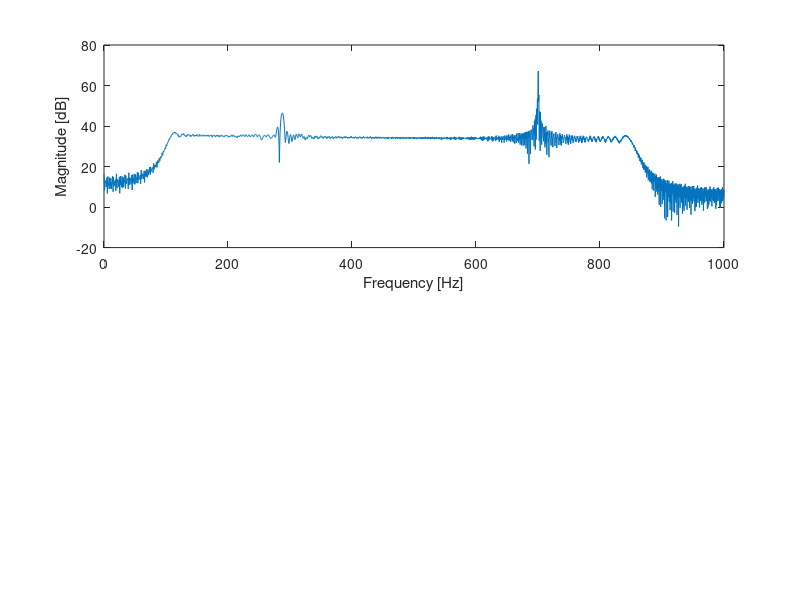
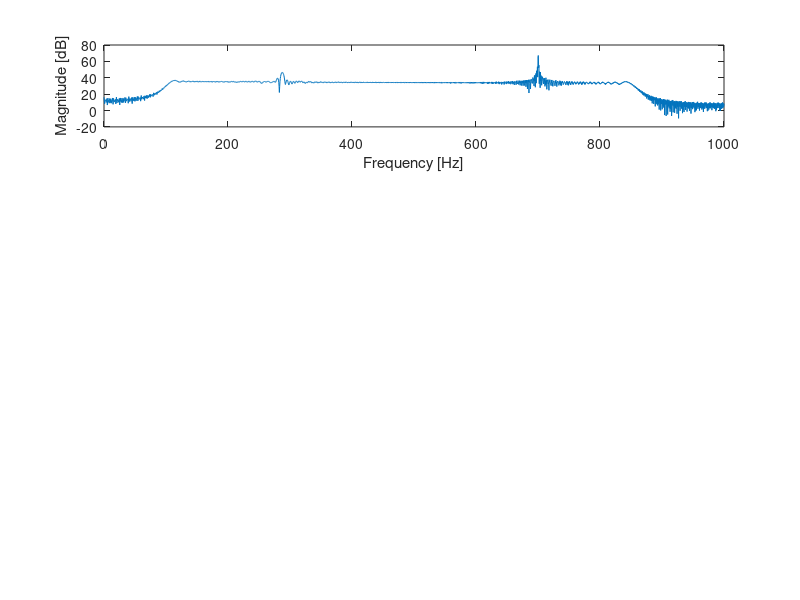

Write MATLAB code to recreate these figures, in order.
% Students:
%  Itay Levi - 203192216 
%  Hagai Kariti - 301781613
%% Clear all
clear all; close all; clc
%% Q1
% run fft on input signal
load('signal.mat');
fft_x = fft(x);
sample_rate = 2000;
% plot input signal (positive freq only)
f_axis = linspace(0, sample_rate/2, length(x)/2);
positive_fft_x = fft_x(1:length(f_axis));
figure(1);
subplot(2, 1, 1);
plot(f_axis, mag2db(abs(positive_fft_x)));
xlabel('Frequency [Hz]');
ylabel('Magnitude [dB]');
figure(4);
subplot(4, 1, 1);
plot(f_axis, mag2db(abs(positive_fft_x)));
xlabel('Frequency [Hz]');
ylabel('Magnitude [dB]');
%% Q3
function fft_matrix = fft_windows(X, N)
    length_remainder = mod(length(X), N);
    padded_X = padarray(X, [0, length_remainder ], 'post');
    windows_mat = reshape(padded_X, length(padded_X)/N, N);
    fft_matrix = fft(windows_mat);
end